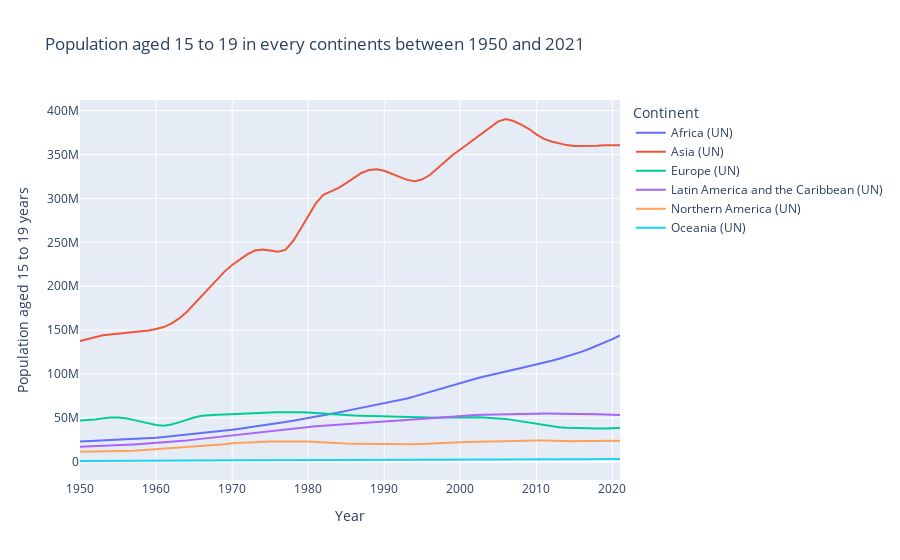

This figure's notebook cell:
### Markdown cell above
## 2.5: Population aged 15 to 19 years

### Code cell
# Filter the DataFrame to select data related to Africa
africa_data = filtered_pop[filtered_pop['Continents and World'] == 'Africa (UN)']

# Filter the DataFrame to select data related to other continents
other_continents_data = filtered_pop[~filtered_pop['Continents and World'].isin(['Africa (UN)', 'World'])]

# Columns to include in the plot
columns_to_plot = ['Population aged 15 to 19 years']

# Concatenate Africa data with data from other continents
combined_data = pd.concat([africa_data, other_continents_data])

# Create an interactive line plot with multiple curves using Plotly Express
fig = px.line(combined_data, x='Year', y='Population aged 15 to 19 years', color='Continents and World', 
              title='Population aged 15 to 19 in every continents between 1950 and 2021', 
              labels={'value': 'Population', 'Year': 'Year', 'Continents and World': 'Continent'})

# Show the interactive line plot
fig.show()
